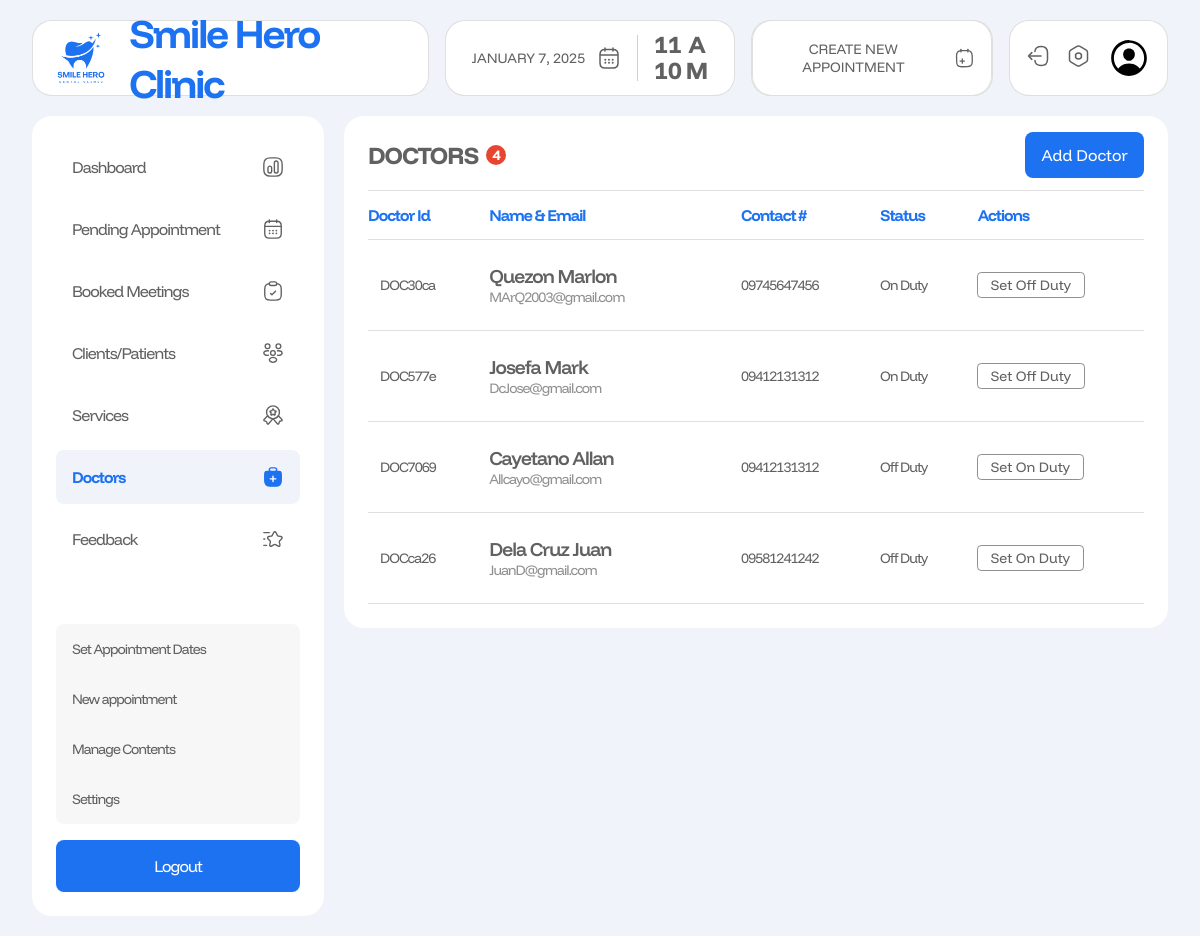
The page /admin/doctors.php (signed in) on the database its author committed.
### tables this page shows
CREATE TABLE `doctors` (
  `doctor_id` varchar(100) NOT NULL,
  `first_name` varchar(100) NOT NULL,
  `last_name` varchar(100) NOT NULL,
  `phone_number` varchar(15) NOT NULL,
  `email` varchar(100) DEFAULT NULL,
  `availability` varchar(10) NOT NULL,
  `created_at` timestamp NOT NULL DEFAULT current_timestamp()
);

### admin/doctors.php (the view, shortened to what this page needs)
<?php
require_once '../includes/dbh.inc.php';
$limit = 5;
$page = isset($_GET['page']) ? (int)$_GET['page'] : 1;
$start = ($page - 1) * $limit;
$totalQuery = "SELECT COUNT(*) AS total FROM doctors";
$totalResult = $conn->query($totalQuery);
$totalRow = $totalResult->fetch_assoc();
$totalRecords = $totalRow['total'];
$query = "SELECT doctor_id, first_name, last_name, phone_number, email, availability FROM doctors LIMIT $start, $limit";
$result = $conn->query($query);
$doctors = [];
if ($result->num_rows > 0) {
  while ($row = $result->fetch_assoc()) {
    $doctors[] = $row;
  }
}
?>
<!DOCTYPE html>
<html lang="en">
<head>
  <link rel="stylesheet" href="../src/dist/styles.css" />
</head>
<body class="admin__page">
  <main class="admin__main">
    <?php include("includes/nav.php"); ?>
     <section class="admin__content">
      <?php include("includes/side_nav.php"); ?>
      <div class="doctors__container">
        <div class="doctors__table">
          <b class="table-heading__container">
            <h1 class="table-heading">
              doctors <span class="table-item-count"><?php echo $totalRecords?></span>
            </h1>
            <button><a href="new-doctor.php">Add Doctor</a></button>
          </b>
          <table>
            <thead>
              <tr>
                <th>doctor id</th>
                <th>name & email</th>
                <th>contact #</th>
                <th>status</th>
                <th>actions</th>
              </tr>
            </thead>
            <tbody>
              <?php if (!empty($doctors)): ?>
                <?php foreach ($doctors as $doctor): ?>
              <tr>
                <td><?php echo htmlspecialchars($doctor['doctor_id']); ?></td>
                <td class="patient-cell name-email">
                  <p class="name" title="<?php echo $doctor['last_name'] ." ". $doctor['first_name'] ?>">
                    <?php echo htmlspecialchars($doctor['last_name']); ?>
                    <?php echo htmlspecialchars($doctor['first_name']); ?>
                  </p>
                  <p class="email" title="<?php echo $doctor['email'] ?>">
                    <?php echo htmlspecialchars($doctor['email']); ?>
                  </p>
                </td>
                <td><?php echo htmlspecialchars($doctor['phone_number']); ?></td>
                <td><?php echo htmlspecialchars($doctor['availability']);?></td>
                <td>
                  <form class="status-toggle-form" method="POST">
                    <button type="submit" name="toggle" value="update">
                      Set <?php echo $doctor['availability'] === 'On Duty' ? 'Off Duty' : 'On Duty'; ?>
                    </button>
                  </form>
                </td>
              </tr>
                <?php endforeach; ?>
                <?php else: ?>
                <tr>
                    <td colspan="5">No doctors found.</td>
                  </tr>
                <?php endif; ?>
            </tbody>
          </table>
        </div>
      </div>
    </section>
  </main>
</body>
</html>

### rows shown on the page
doctors: doctor_id "DOC30ca", last_name "Quezon", first_name "Marlon", email "MArQ2003@gmail.com", phone_number "09745647456", availability "On Duty", shows "Off Duty"
doctors: doctor_id "DOC577e", last_name "Josefa", first_name "Mark", email "DcJose@gmail.com", phone_number "09412131312", availability "On Duty", shows "Off Duty"
doctors: doctor_id "DOC7069", last_name "Cayetano", first_name "Allan", email "Allcayo@gmail.com", phone_number "09412131312", availability "Off Duty", shows "On Duty"
doctors: doctor_id "DOCca26", last_name "Dela Cruz", first_name "Juan", email "JuanD@gmail.com", phone_number "09581241242", availability "Off Duty", shows "On Duty"

### other values the page prints
$totalRecords "4"
